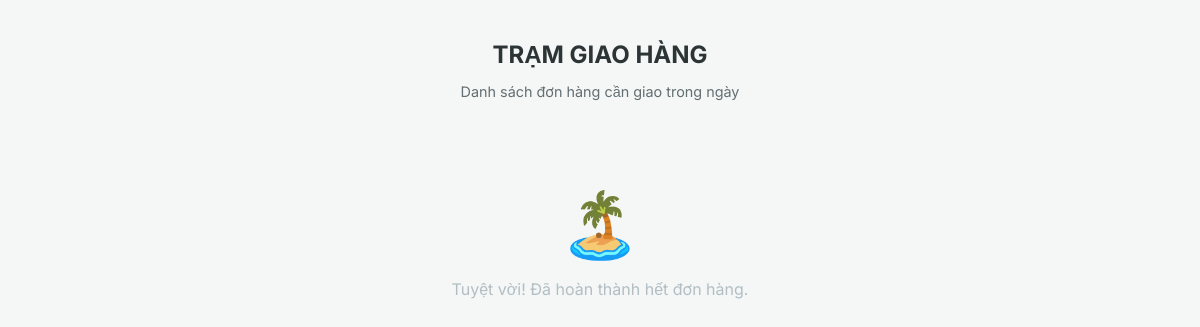
The app's page /shipper/ (signed in), older data.
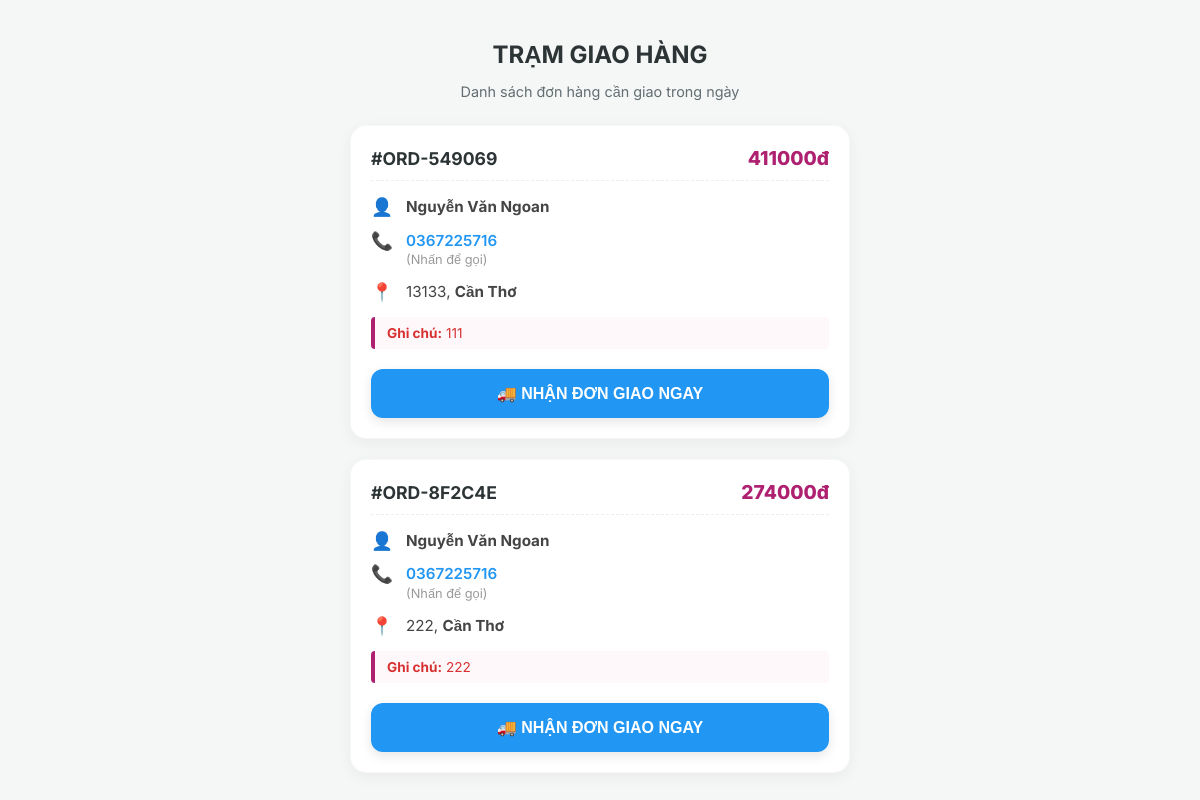
The same page, newer data.
### app/models.py (models this page shows, shortened)
class Order(models.Model):
    PAYMENT_METHODS = (
        ('cod', 'Thanh toán khi nhận hàng'),
        ('qr', 'Chuyển khoản qua mã QR'),
    )
    STATUS_CHOICES = (
        ('pending', 'Chờ xác nhận'),
        ('confirmed', 'Đã xác nhận'),
        ('shipping', 'Đang giao hàng'),
        ('delivered', 'Đã giao thành công'),
        ('cancelled', 'Đã hủy'),
    )
    user = models.ForeignKey(User, on_delete=models.CASCADE)
    payment_method = models.CharField(max_length=10, choices=PAYMENT_METHODS, default='cod')
    total_price = models.DecimalField(max_digits=12, decimal_places=2, db_column='total_amount')
    province = models.ForeignKey(ShippingProvince, on_delete=models.SET_NULL, null=True, blank=True)
    shipping_fee = models.DecimalField(max_digits=10, decimal_places=2, default=0)
    voucher = models.ForeignKey('Voucher', on_delete=models.SET_NULL, null=True, blank=True)
    voucher_discount = models.DecimalField(max_digits=12, decimal_places=0, default=0)
    order_code = models.CharField(max_length=10, unique=True)
    status = models.CharField(max_length=20, choices=STATUS_CHOICES, default='pending')
    created_at = models.DateTimeField(auto_now_add=True)
    items_json = models.TextField()
    full_name = models.CharField(max_length=255)
    phone_number = models.CharField(max_length=20, db_column='phone')
    address = models.TextField()
    note = models.TextField(blank=True, null=True)
    @property
    def final_total(self):
        return self.total_price + self.shipping_fee

class ShippingProvince(models.Model):
    name = models.CharField(max_length=100, unique=True, verbose_name="Tên tỉnh/thành")
    shipping_fee = models.DecimalField(max_digits=10, decimal_places=0, default=30000)

### app/views.py (the view)
# urls.py: path('shipper/', views.shipper_dashboard, name='shipper_dashboard'),
@staff_member_required # Chỉ nhân viên (is_staff=True) mới vào được trang này
def shipper_dashboard(request):
    orders = Order.objects.filter(status__in=['confirmed', 'shipping']).order_by('-created_at')
    return render(request, 'app/shipper_dashboard.html', {'orders': orders})

### app/context_processors.py (called while the page is built)
def cart_count(request):
    count = 0
    cart = request.session.get('cart', {})
    if isinstance(cart, dict) and cart:
        for item in cart.values():
            count += int(item.get('quantity', 0))
    return {'cart_total_quantity': count}

### app/templates/app/shipper_dashboard.html (shortened to what this page needs)
<!doctype html>
<html lang="en">
<head>
</head>
<body>
<div class="container">
    <h2 class="header-title">Trạm Giao Hàng</h2>
    <p class="sub-title">Danh sách đơn hàng cần giao trong ngày</p>
    {% for order in orders %}
    <div class="order-card">
        <div class="order-header">
            <span class="order-id">#{{ order.order_code }}</span>
            <span class="order-price">{{ order.final_total|floatformat:0 }}đ</span>
        </div>
        <div class="info-row">
            <span class="info-icon">👤</span>
            <div class="info-text"><strong>{{ order.full_name }}</strong></div>
        </div>
        <div class="info-row">
            <span class="info-icon">📞</span>
            <div class="info-text">
                <a href="tel:{{ order.phone_number }}" class="phone-link">{{ order.phone_number }}</a>
                <span style="font-size: 0.8rem; color: #999; display: block;">(Nhấn để gọi)</span>
            </div>
        </div>
        <div class="info-row">
            <span class="info-icon">📍</span>
            <div class="info-text">
                {{ order.address }}, <strong>{{ order.province.name }}</strong>
            </div>
        </div>
        {% if order.note %}
        <div class="note-box">
            <strong>Ghi chú:</strong> {{ order.note }}
        </div>
        {% endif %}
        <div style="margin-top: 20px;">
            <form method="POST" action="{% url 'update_delivery_status' order.id %}">
                {% if order.status == 'confirmed' %}
                    <button type="submit" class="btn btn-pickup">
                        🚚 NHẬN ĐƠN GIAO NGAY
                    </button>
                {% elif order.status == 'shipping' %}
                    <input type="hidden" name="status" value="delivered">
                    <button type="submit" class="btn btn-success" onclick="return confirm('Xác nhận đã thu tiền và giao hàng thành công?')">
                        ✅ HOÀN THÀNH GIAO HÀNG
                    </button>
                {% endif %}
            </form>
        </div>
    </div>
    {% empty %}
    <div class="empty-state">
        <div style="font-size: 4rem; margin-bottom: 10px;">🏝️</div>
        <p>Tuyệt vời! Đã hoàn thành hết đơn hàng.</p>
    </div>
    {% endfor %}
</div>
</body>
</html>

### app/templates/app/shipper_dashboard.html (style rules this page uses)
:root { --primary-color: #ae2070; --blue-delivery: #2196F3; --green-success: #4CAF50; --bg-body: #f4f7f6; --text-dark: #2d3436; }
body { font-family: 'Inter', sans-serif; background-color: var(--bg-body); margin: 0; padding: 0; color: var(--text-dark); }
.container { max-width: 500px; margin: 0 auto; padding: 20px; }
.header-title { text-align: center; color: var(--text-dark); font-weight: 700; font-size: 1.5rem; margin-bottom: 5px; text-transform: uppercase; }
.sub-title { text-align: center; color: #636e72; font-size: 0.9rem; margin-bottom: 25px; }
.order-card { background: #ffffff; border-radius: 16px; padding: 20px; margin-bottom: 20px; box-shadow: 0 4px 15px rgba(0,0,0,0.05); border: 1px solid rgba(0,0,0,0.03); transition: transform 0.2s; }
.order-header { display: flex; justify-content: space-between; align-items: center; margin-bottom: 15px; border-bottom: 1px dashed #eee; padding-bottom: 10px; }
.order-id { font-size: 1.1rem; font-weight: 700; color: #2d3436; }
.order-price { color: var(--primary-color); font-weight: 800; font-size: 1.2rem; }
.info-row { margin: 12px 0; display: flex; align-items: flex-start; gap: 10px; }
.info-icon { font-size: 1.1rem; min-width: 25px; }
.info-text { font-size: 0.95rem; line-height: 1.4; color: #444; }
.phone-link { color: var(--blue-delivery); text-decoration: none; font-weight: 600; }
.note-box { background: #fff8fb; border-left: 4px solid var(--primary-color); padding: 8px 12px; border-radius: 4px; margin: 15px 0; font-size: 0.85rem; color: #d63031; }
.btn { width: 100%; border: none; padding: 15px; border-radius: 12px; font-weight: 700; font-size: 1rem; cursor: pointer; transition: all 0.3s; display: flex; justify-content: center; align-items: center; gap: 10px; box-shadow: 0 4px 12px rgba(0,0,0,0.1); }
.btn-pickup { background: var(--blue-delivery); color: white; }

Row changes from the older to the newer data that the page shows:
added Order: order_code "ORD-549069", final_total "411000", full_name "Nguyễn Văn Ngoan", phone_number "0367225716", address "13133", province.name "Cần Thơ", note "111", status "🚚 NHẬN ĐƠN GIAO NGAY"
added Order: order_code "ORD-8F2C4E", final_total "274000", full_name "Nguyễn Văn Ngoan", phone_number "0367225716", address "222", province.name "Cần Thơ", note "222", status "🚚 NHẬN ĐƠN GIAO NGAY"
Text that changed along with them:
text no longer shown: "🏝️ Tuyệt vời! Đã hoàn thành hết đơn hàng."
